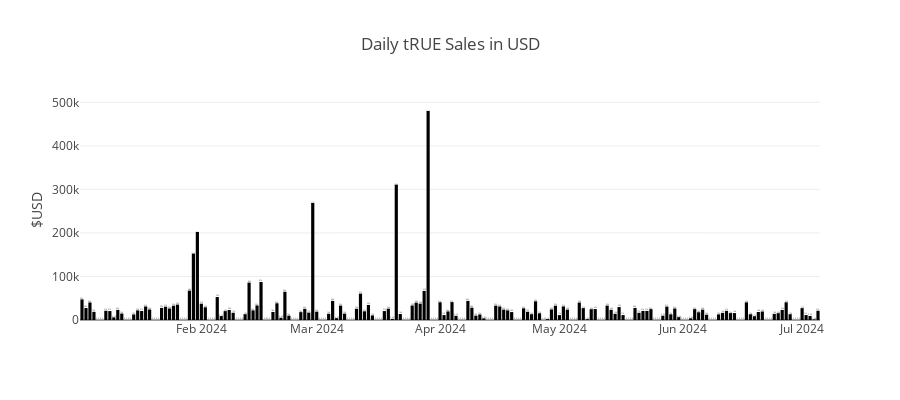

Notebook code for this chart:
### Code cell
### check tRUE Sales (level_2) daily

px.bar(level_2[level_2.date>'2023-12-31'].set_index('date').groupby(pd.Grouper(freq='d'))['usd'].sum(),
        y='usd',
        labels={'usd':'$USD','date':''},
        text_auto=",.2s",
        title='Daily tRUE Sales in USD',
        height=400).update_traces(textposition='outside')

### Figure 1 — Plotly figure (JSON) as saved in the notebook; plotly's stock layout.template omitted (floating-point values rounded to 4 significant figures; data arrays with more than 128 entries replaced by an {"elided": "..."} marker saying what was removed)
{"data": [{"alignmentgroup": "True", "hovertemplate": "=%{x}<br>$USD=%{y}<extra></extra>", "legendgroup": "", "marker": {"color": "#000001", "pattern": {"shape": ""}}, "name": "", "offsetgroup": "", "orientation": "v", "showlegend": false, "textposition": "outside", "texttemplate": "%{y:,.2s}", "type": "bar", "x": {"elided": "186 str values"}, "xaxis": "x", "y": {"elided": "186 float values"}, "yaxis": "y"}], "layout": {"barmode": "relative", "height": 400, "legend": {"tracegroupgap": 0}, "title": {"text": "Daily tRUE Sales in USD"}, "xaxis": {"anchor": "y", "domain": [0, 1], "title": {"text": ""}}, "yaxis": {"anchor": "x", "domain": [0, 1], "title": {"text": "$USD"}}}}
